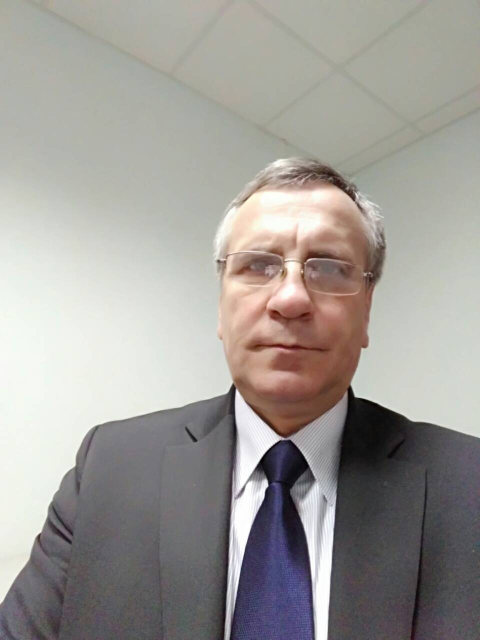
#> input picture Lab 9/2.jpg, 960 x 1280 px, given in place of the camera (shown at 1/2 size)
$ python demo_objtracking.py
#> lines starting #> are read from the running program, lines starting #| are printed output that depends on the picture; after the words box and inside, x2 and y2 are one past the last pixel; in counts of white or black regions, pixels touching at a corner belong together
import cv2, numpy as np

camera = cv2.VideoCapture(0)  # веб камера

while True:
    iSee = False     # флаг: был ли найден контур
    controlX = 0.0      # нормализованное отклонение цветного объекта от центра кадра в диапазоне [-1; 1]

    success, frame = camera.read()  # читаем кадр с камеры
#> frame is the input picture: shape (1280, 960, 3); mean B, G, R 151.5, 155.7, 159.2

    lower_blue = np.array([100, 50, 50])
    upper_blue = np.array([140, 255, 255])

    if success:     # если прочитали успешно
        height, width = frame.shape[0:2]    # получаем разрешение кадра
#> height = 1280; width = 960

        hsv = cv2.cvtColor(frame, cv2.COLOR_BGR2HSV)    # переводим кадр из RGB в HSV
#> hsv: shape (1280, 960, 3); mean H, S, V 58.8, 23.2, 162.1
        #binary = cv2.inRange(hsv, lower_blue, upper_blue)  # пороговая обработка кадра (выделяем все синие)
        binary = cv2.inRange(hsv, (16, 60, 100), (32, 255, 255))  # пороговая обработка кадра (выделяем все желтое)
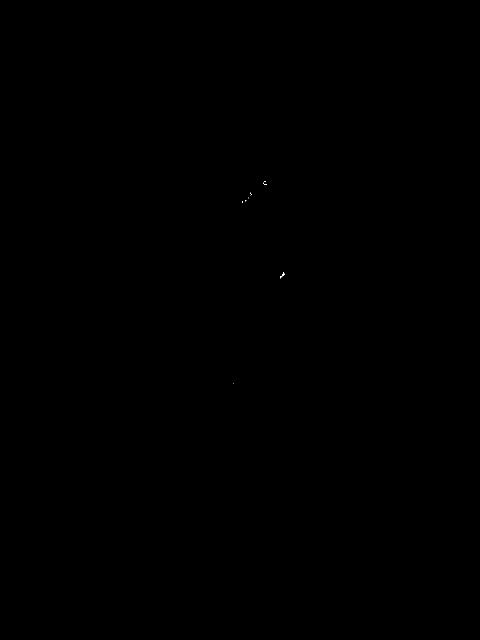
#> binary: shape (1280, 960) (shown at 1/2 size); 0.01% white in thin lines or dots, all inside (x1, y1, x2, y2) = (466, 362, 569, 768)
        #binary = cv2.inRange(hsv, (0, 0, 0), (255, 255, 35))  # пороговая обработка кадра (выделяем все черное)

        """
        # Чтобы выделить все красное необходимо произвести две пороговые обработки, т.к. тон красного цвета в hsv
        # находится в начале и конце диапазона hue: [0; 180), а в openCV, хз почему, этот диапазон не закольцован.
        # поэтому выделяем красный цвет с одного и другого конца, а потом просто складываем обе битовые маски вместе

        bin1 = cv2.inRange(hsv, (0, 60, 70), (10, 255, 255)) # красный цвет с одного конца
        bin2 = cv2.inRange(hsv, (160, 60, 70), (179, 255, 255)) # красный цвет с другого конца
        binary = bin1 + bin2  # складываем битовые маски
        """
        roi = cv2.bitwise_and(frame, frame, mask=binary)    # за счет полученной маски можно выделить найденный объект из общего кадра

        contours, _ = cv2.findContours(binary, cv2.RETR_LIST,
                                       cv2.CHAIN_APPROX_NONE)  # получаем контуры выделенных областей
#> contours = 11 contours, all with area under 20

        if len(contours) != 0:  # если найден хоть один контур

            cnt = contours[0]
#> cnt = [[466, 767]]
            M = cv2.moments(cnt)
#> M = moments, m00 0
            #print (M)
            maxc1 = max(contours, key=cv2.contourArea)  # находим наибольший контур
#> maxc1 = contour of 16 points, box (x1, y1, x2, y2) (565, 545, 569, 553), area 11
            print(maxc1)
#> (printed output is left out)
            maxc2 = contours[10]   # находим наибольший контур
#> maxc2 = [[529, 362], [528, 363], [529, 363], [530, 363], [531, 363], [531, 362], [530, 362]]
            moments1 = cv2.moments(maxc1) # получаем моменты этого контура
#> moments1 = moments, m00 11, centre m10/m00, m01/m00 = (566.5, 548)
            moments2 = cv2.moments(maxc2)  # получаем моменты этого контура
#> moments2 = moments, m00 2.5, centre m10/m00, m01/m00 = (529.7, 362.5)
            """
            # moments["m00"] - нулевой момент соответствует площади контура в пикселях,
            # поэтому, если в битовой маске присутствуют шумы, можно вместо
            # if moments["m00"] != 0:  # использовать

            if moments["m00"] > 20: # тогда контуры с площадью меньше 20 пикселей не будут учитываться
            """
            if moments1["m00"] > 20: #  контуры с площадью меньше 20 пикселей не будут учитываться
                cx1 = int(moments1["m10"] / moments1["m00"])  # находим координаты центра контура (найденного объекта) по x
                cy1 = int(moments1["m01"] / moments1["m00"])  # находим координаты центра контура (найденного объекта) по y

                iSee = True  # устанавливаем флаг, что контур найден
                controlX = 2 * (cx1 - width/2) / width   # находим отклонение найденного объекта от центра кадра и нормализуем его (приводим к диапазону [-1; 1])
                controlY = 2 * (cy1 - height / 2) / height ## находим отклонение найденного объекта от центра кадра и нормализуем его (приводим к диапазону [-1; 1])

                cv2.drawContours(frame, maxc1, -1, (0, 255, 0), 2)  # рисуем контур
                cv2.line(frame, (cx1, 0), (cx1, height), (0, 255, 0), 2)  # рисуем линию линию по x
                cv2.line(frame, (0, cy1), (width, cy1), (0, 255, 0), 2)  # линия по y

                if moments2["m00"] > 20:  # контуры с площадью меньше 20 пикселей не будут учитываться
                    cx2 = int(
                        moments2["m10"] / moments2["m00"])  # находим координаты центра контура (найденного объекта) по x
                    cy2 = int(
                        moments2["m01"] / moments2["m00"])  # находим координаты центра контура (найденного объекта) по y

                    iSee = True  # устанавливаем флаг, что контур найден
                    controlX = 2 * (cx2 - width / 2) / width  # находим отклонение найденного объекта от центра кадра и нормализуем его (приводим к диапазону [-1; 1])
                    controlY = 2 * (cy2 - height / 2) / width  ## находим отклонение найденного объекта от центра кадра и нормализуем его (приводим к диапазону [-1; 1])

                    cv2.drawContours(frame, maxc2, -1, (255, 0, 0), 2)  # рисуем контур
                    cv2.line(frame, (cx2, 0), (cx2, height), (255, 0, 0), 2)  # рисуем линию линию по x
                    cv2.line(frame, (0, cy2), (width, cy2), (255, 0, 0), 2)  # линия по y

        cv2.putText(frame, 'iSee: {};'.format(iSee), (width - 370, height - 10),
                    cv2.FONT_HERSHEY_SIMPLEX, 0.7, (255, 0, 0), 2, cv2.LINE_AA) # текст
        cv2.putText(frame, 'controlX: {:.2f}'.format(controlX), (width - 200, height - 30),
                    cv2.FONT_HERSHEY_SIMPLEX, 0.7, (255, 0, 0), 2, cv2.LINE_AA) # текст
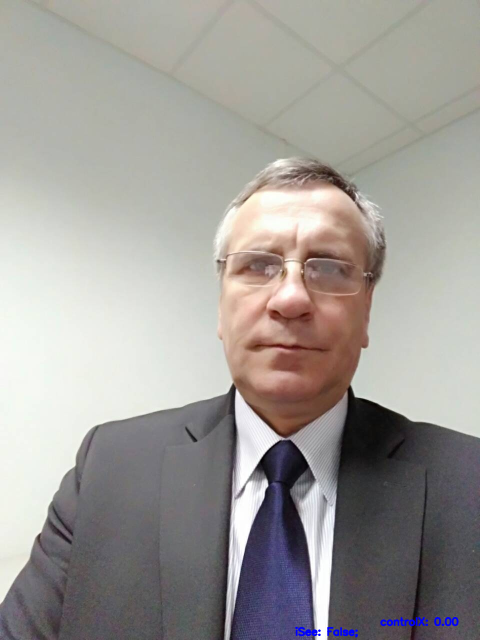
#> frame: shape (1280, 960, 3) (shown at 1/2 size); mean B, G, R 151.8, 155.5, 159
#> (the run stopped early here; a loop or call above may not have finished)

$ run again, on Lab 9/3.jpg
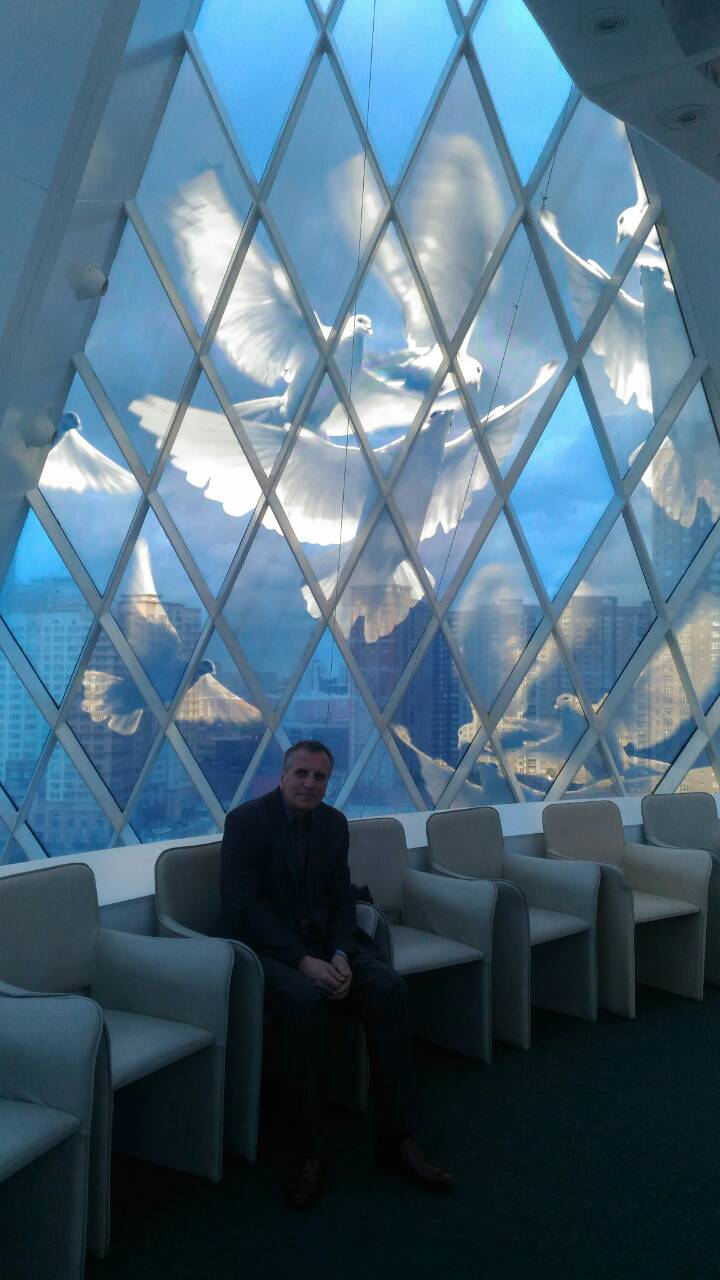
#> input picture Lab 9/3.jpg, 720 x 1280 px, given in place of the camera
#> frame is the input picture: shape (1280, 720, 3); mean B, G, R 123, 104.5, 75.9
#> hsv: shape (1280, 720, 3); mean H, S, V 96.4, 117.9, 123.4
#> binary: shape (1280, 720); 0.01% white in thin lines or dots, all inside (x1, y1, x2, y2) = (89, 601, 720, 790)
#> contours = 25 contours, all with area under 20
#> cnt = [[719, 788]]
#> M = moments, m00 0
#> maxc1 = contour of 17 points, box (x1, y1, x2, y2) (190, 709, 197, 714), area 10
#> (printed output is left out)
#> maxc2 = [[520, 763]]
#> moments1 = moments, m00 9.5, centre m10/m00, m01/m00 = (192.1, 710.7)
#> moments2 = moments, m00 0
#> `cv2.putText(frame, 'controlX: {:.2f}'.format(controlX), (width - 200, ..`:
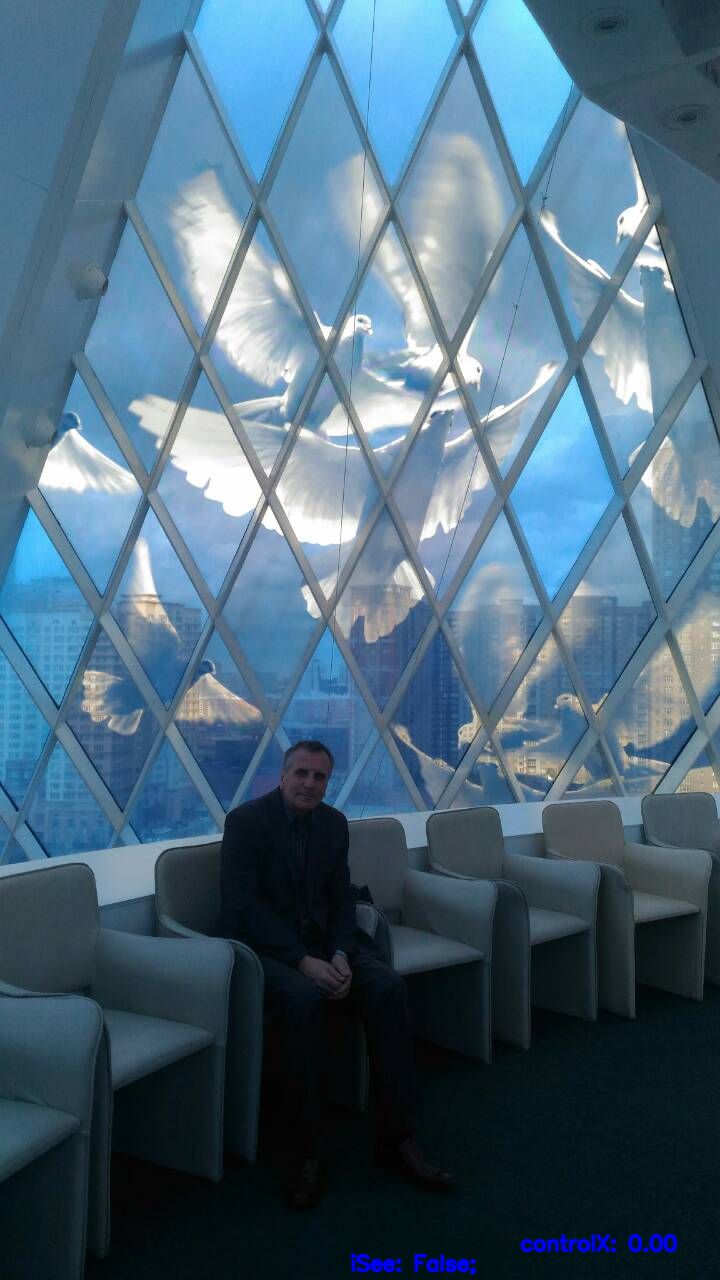
#> frame: shape (1280, 720, 3); mean B, G, R 123.6, 104.4, 75.9

$ run again, on Lab 9/4.jpg
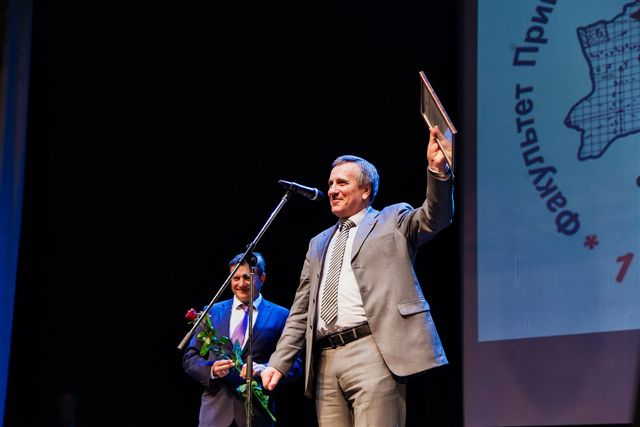
#> input picture Lab 9/4.jpg, 640 x 427 px, given in place of the camera
#> frame is the input picture: shape (427, 640, 3); mean B, G, R 55.1, 42.1, 37.5
#> hsv: shape (427, 640, 3); mean H, S, V 106.1, 129.6, 59.2
#> binary: shape (427, 640); 0.03% white in thin lines or dots, all inside (x1, y1, x2, y2) = (182, 154, 439, 410)
#> contours = 23 contours, all with area under 20
#> cnt = [[248, 409]]
#> M = moments, m00 0
#> maxc1 = contour of 12 points, box (x1, y1, x2, y2) (206, 337, 210, 343), area 7
#| [[[208 337]]
#|  [[207 338]]
#|  [[206 338]]
#|  [[206 339]]
#|  [[206 340]]
#|  [[206 341]]
#> (further printed lines are left out)
#> maxc2 = [[241, 370], [241, 371]]
#> moments1 = moments, m00 7, centre m10/m00, m01/m00 = (207.2, 339.1)
#> moments2 = moments, m00 0
#> `cv2.putText(frame, 'controlX: {:.2f}'.format(controlX), (width - 200, ..`:
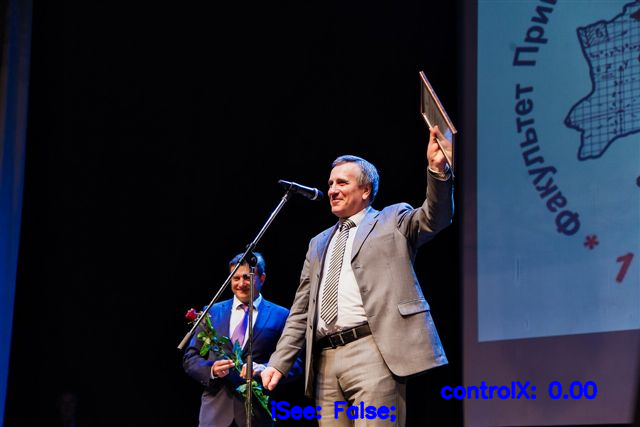
#> frame: shape (427, 640, 3); mean B, G, R 56.7, 41.7, 36.9

$ run again, on Lab 9/6.jpg
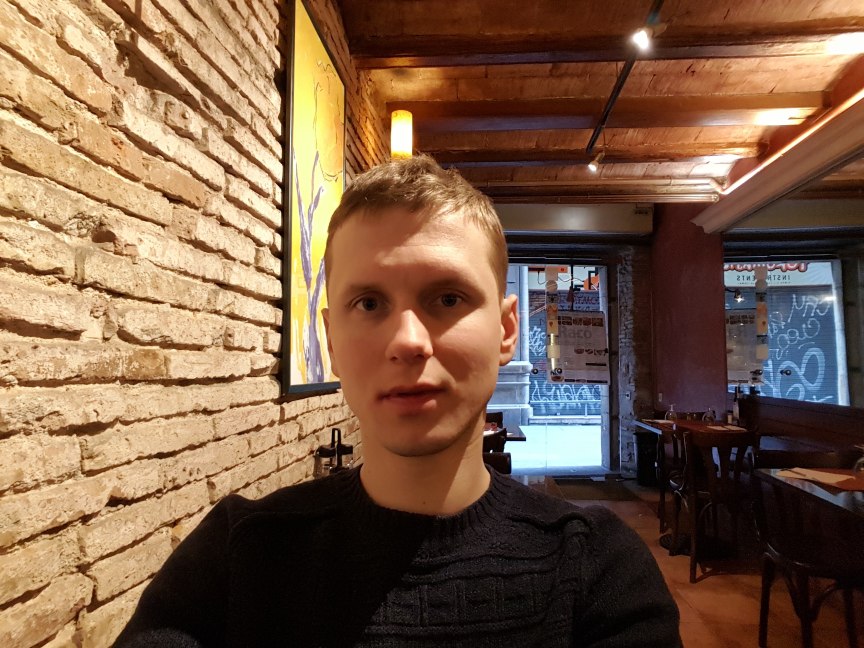
#> input picture Lab 9/6.jpg, 2592 x 1944 px, given in place of the camera (shown at 1/3 size)
#> frame is the input picture: shape (1944, 2592, 3); mean B, G, R 71.6, 94.1, 123.9
#> hsv: shape (1944, 2592, 3); mean H, S, V 27.8, 139.1, 127.2
#> `binary = cv2.inRange(hsv, (16, 60, 100), (32, 255, 255))`:
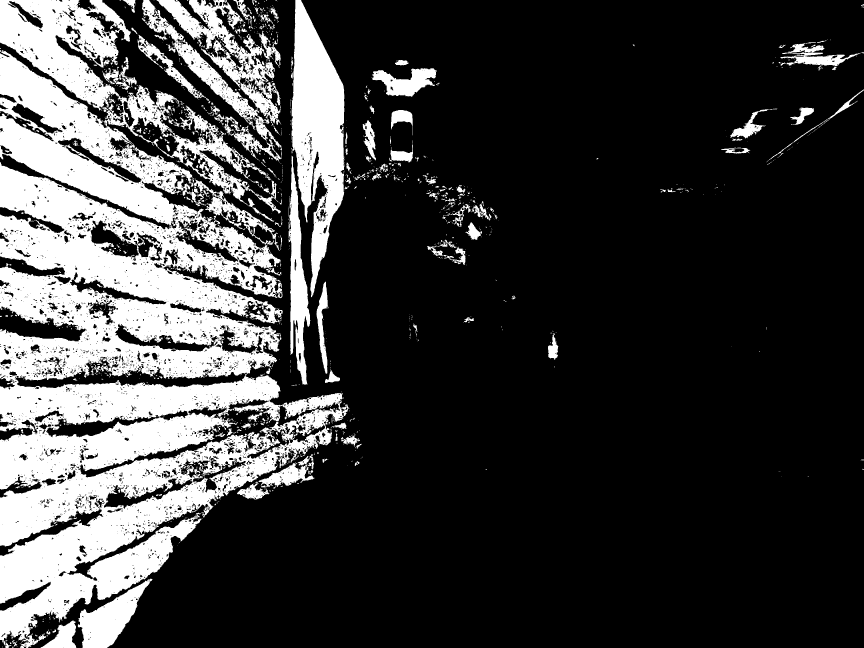
#> binary: shape (1944, 2592) (shown at 1/3 size); 23.4% white; 1627 white regions (1363 under 20 px)
#> contours = 8049 contours, 6821 with area under 20; largest, box (x1, y1, x2, y2) and area: (0, 0, 1046, 1944) 1097924, (874, 0, 1034, 892) 79730, (426, 0, 846, 488) 64588, (234, 1196, 946, 1433) 24988, (45, 1076, 742, 1165) 21405
#> cnt = contour of 10 points, box (x1, y1, x2, y2) (37, 1940, 40, 1944), area 6
#> M = moments, m00 6, centre m10/m00, m01/m00 = (38, 1941.5)
#> maxc1 = contour of 27557 points, box (x1, y1, x2, y2) (0, 0, 1046, 1944), area 1097924
#> (printed output is left out)
#> maxc2 = [[51, 1925]]
#> moments1 = moments, m00 1097923.5, centre m10/m00, m01/m00 = (364.8, 980.8)
#> moments2 = moments, m00 0
#> cx1 = 364
#> cy1 = 980
#> controlX = -0.719
#> controlY = 0.00823
#> `cv2.drawContours(frame, maxc1, -1, (0, 255, 0), 2)`:
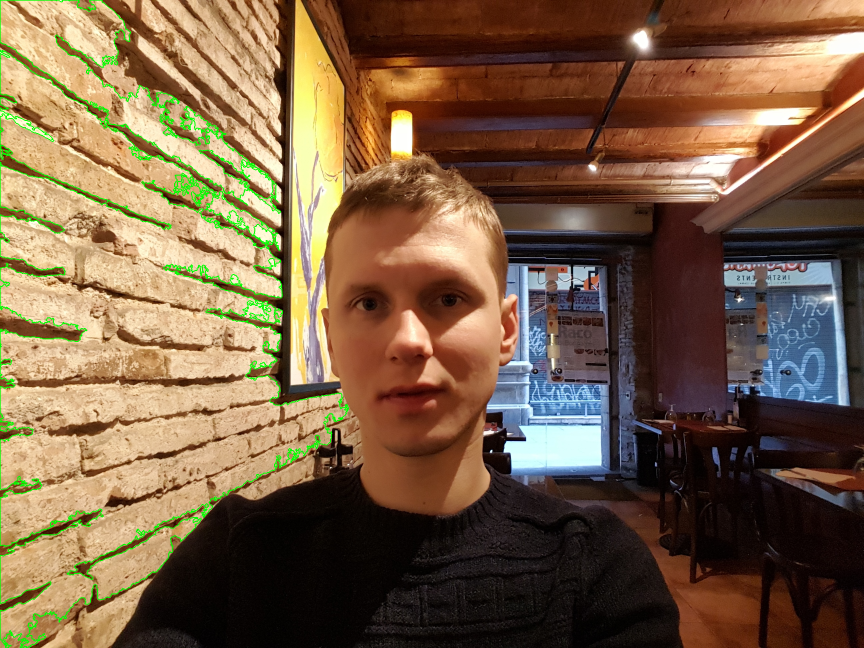
#> frame: shape (1944, 2592, 3) (shown at 1/3 size); mean B, G, R 69.8, 95.4, 120.9
